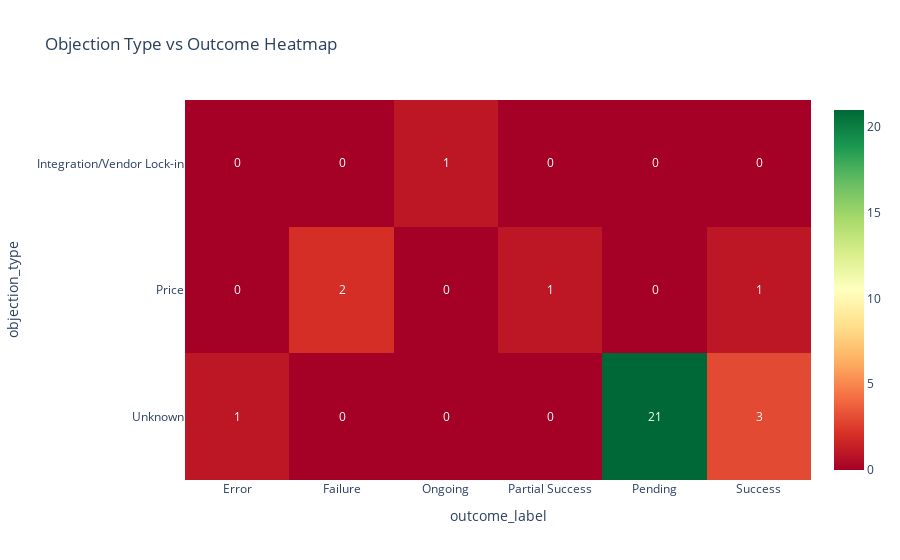

Notebook cell for this chart:
### Code cell
# Chi-Square Test for Objection vs Outcome
if DATA_LOADED and len(metrics_df) > 0 and 'objection_type' in metrics_df.columns:
    try:
        contingency = pd.crosstab(metrics_df['objection_type'], metrics_df['outcome_label'])
        
        if contingency.shape[0] >= 2 and contingency.shape[1] >= 2:
            chi2, p_value, dof, expected = chi2_contingency(contingency)
            
            print("🔬 Chi-Square Test: Objection Type vs Outcome")
            print("="*50)
            print(f"Chi-Square Statistic: {chi2:.4f}")
            print(f"P-Value: {p_value:.4f}")
            print(f"Degrees of Freedom: {dof}")
            print(f"\n{'✅ Significant association!' if p_value < 0.05 else '❌ No significant association'}")
            
            # Visualize
            fig = px.imshow(contingency, text_auto=True, aspect='auto',
                            title='Objection Type vs Outcome Heatmap',
                            color_continuous_scale='RdYlGn')
            fig.show()
        else:
            print("⚠️ Need at least 2 categories in each variable for chi-square test")
            print(f"Current shape: {contingency.shape}")
    except Exception as e:
        print(f"⚠️ Chi-square test failed: {e}")
else:
    print("⚠️ No objection data available for analysis")

### Figure 1 — Plotly figure (JSON) as saved in the notebook; plotly's stock layout.template omitted (floating-point values rounded to 4 significant figures)
{"data": [{"coloraxis": "coloraxis", "hovertemplate": "outcome_label: %{x}<br>objection_type: %{y}<br>color: %{z}<extra></extra>", "name": "0", "texttemplate": "%{z}", "type": "heatmap", "x": ["Error", "Failure", "Ongoing", "Partial Success", "Pending", "Success"], "xaxis": "x", "y": ["Integration/Vendor Lock-in", "Price", "Unknown"], "yaxis": "y", "z": [[0, 0, 1, 0, 0, 0], [0, 2, 0, 1, 0, 1], [1, 0, 0, 0, 21, 3]]}], "layout": {"coloraxis": {"colorscale": [[0, "rgb(165,0,38)"], [0.1, "rgb(215,48,39)"], [0.2, "rgb(244,109,67)"], [0.3, "rgb(253,174,97)"], [0.4, "rgb(254,224,139)"], [0.5, "rgb(255,255,191)"], [0.6, "rgb(217,239,139)"], [0.7, "rgb(166,217,106)"], [0.8, "rgb(102,189,99)"], [0.9, "rgb(26,152,80)"], [1, "rgb(0,104,55)"]]}, "title": {"text": "Objection Type vs Outcome Heatmap"}, "xaxis": {"anchor": "y", "domain": [0, 1], "title": {"text": "outcome_label"}}, "yaxis": {"anchor": "x", "autorange": "reversed", "domain": [0, 1], "title": {"text": "objection_type"}}}}
